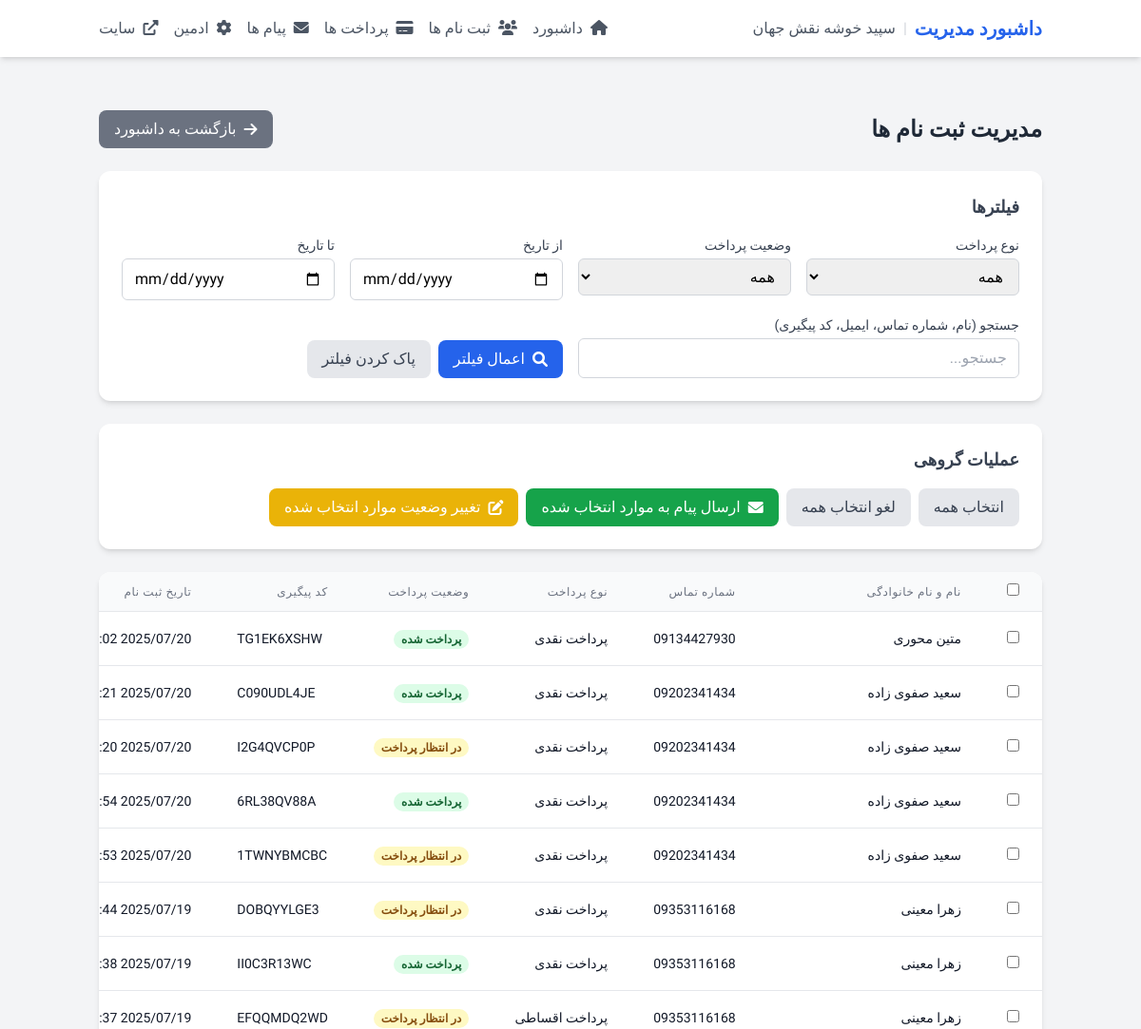
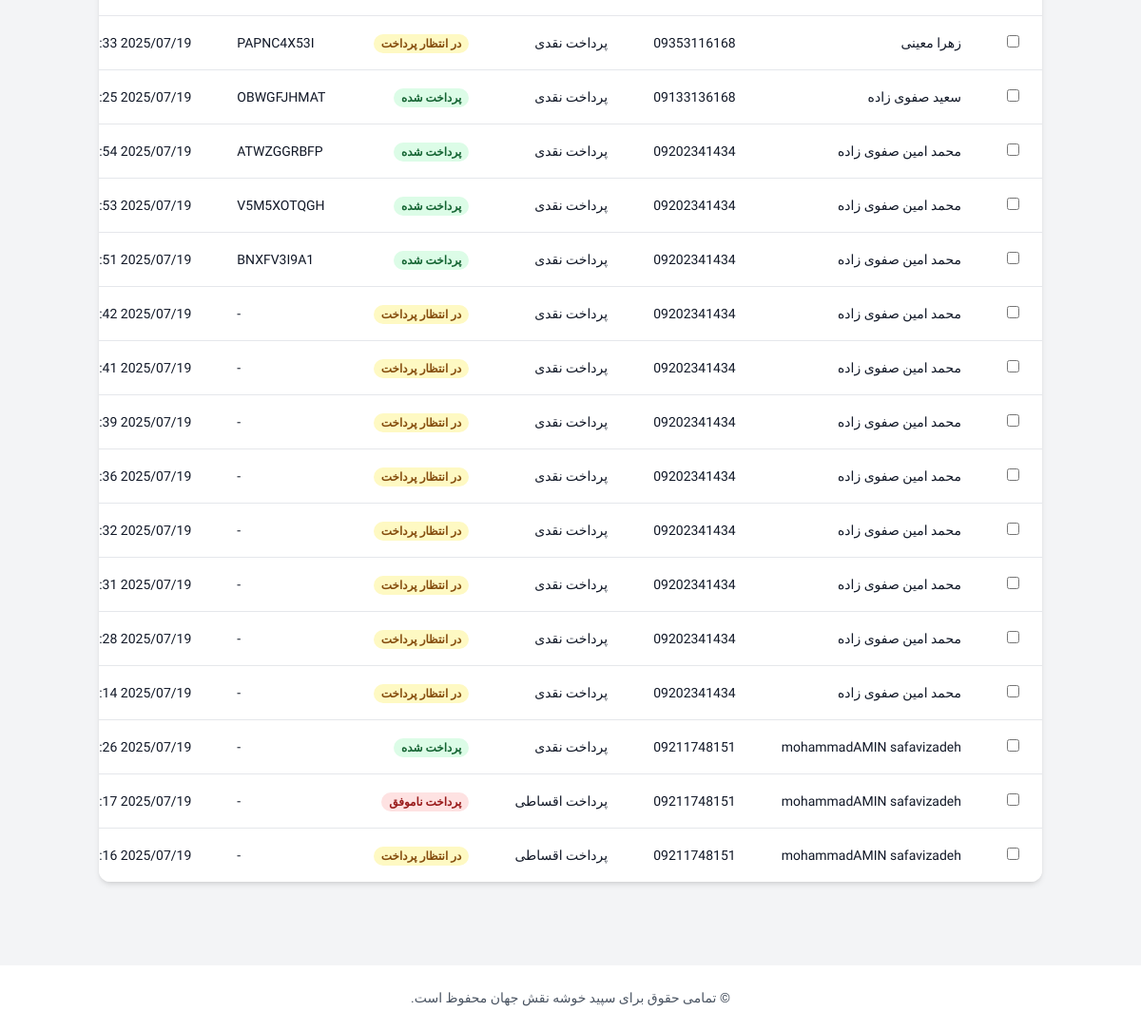
The page /dashboard/registrations/ (signed in) on the database its author committed (2 pictures, top to bottom).
### registration/models.py (models this page shows, shortened)
class Registration(models.Model):
    PAYMENT_TYPE_CHOICES = (
        ('cash', 'پرداخت نقدی'),
        ('installment', 'پرداخت اقساطی'),
    )
    PAYMENT_STATUS_CHOICES = (
        ('pending', 'در انتظار پرداخت'),
        ('paid', 'پرداخت شده'),
        ('failed', 'پرداخت ناموفق'),
    )
    name = models.CharField(max_length=100, verbose_name="نام و نام خانوادگی")
    phone = models.CharField(max_length=11, verbose_name="شماره تماس")
    payment_type = models.CharField(max_length=20, choices=PAYMENT_TYPE_CHOICES, default='cash', verbose_name="نوع پرداخت")
    payment_status = models.CharField(max_length=20, choices=PAYMENT_STATUS_CHOICES, default='pending', verbose_name="وضعیت پرداخت")
    tracking_code = models.CharField(max_length=10, unique=True, blank=True, null=True, verbose_name="کد پیگیری")
    registration_date = models.DateTimeField(auto_now_add=True, verbose_name="تاریخ ثبت نام")
    class Meta:
        verbose_name = "ثبت نام"
        verbose_name_plural = "ثبت نام ها"
        ordering = ['-registration_date']

### dashboard/views.py (the view, shortened to what this page needs)
# urls.py: path('registrations/', RegistrationListView.as_view(), name='registrations'),
class RegistrationListView(LoginRequiredMixin, View):
    def get(self, request):
        payment_type = request.GET.get('payment_type', '')
        payment_status = request.GET.get('payment_status', '')
        search_query = request.GET.get('search', '')
        date_from = request.GET.get('date_from', '')
        date_to = request.GET.get('date_to', '')
        registrations = Registration.objects.all()
        if payment_type:
            registrations = registrations.filter(payment_type=payment_type)
        if payment_status:
            registrations = registrations.filter(payment_status=payment_status)
        if date_from:
            try:
                date_from = timezone.datetime.strptime(date_from, '%Y-%m-%d')
                registrations = registrations.filter(registration_date__gte=date_from)
            except ValueError:
                pass
        context = {
            'registrations': registrations,
            'payment_type': payment_type,
            'payment_status': payment_status,
            'search_query': search_query,
            'date_from': date_from,
            'date_to': date_to,
        }
        return render(request, 'dashboard/registrations.html', context)

### templates/dashboard/registrations.html (shortened to what this page needs)
{% extends 'dashboard/base.html' %}
{% block content %}
<div class="container mx-auto px-4 py-8">
    <div class="flex justify-between items-center mb-6">
        <h1 class="text-2xl font-bold text-gray-800">مدیریت ثبت نام ها</h1>
        <div class="flex space-x-2 space-x-reverse">
            <a href="{% url 'dashboard:index' %}" class="bg-gray-500 hover:bg-gray-600 text-white py-2 px-4 rounded-lg transition duration-300 flex items-center">
                <i class="fas fa-arrow-right ml-2"></i>
                بازگشت به داشبورد
            </a>
        </div>
    </div>
    <div class="bg-white rounded-xl shadow-md p-6 mb-6">
        <h2 class="text-lg font-bold text-gray-700 mb-4">فیلترها</h2>
        <form method="get" class="grid grid-cols-1 md:grid-cols-2 lg:grid-cols-4 gap-4">
            <div>
                <label class="block text-sm font-medium text-gray-700 mb-1">نوع پرداخت</label>
                <select name="payment_type" class="w-full px-3 py-2 border border-gray-300 rounded-md focus:outline-none focus:ring-2 focus:ring-blue-500">
                    <option value="">همه</option>
                </select>
            </div>
            <div>
                <label class="block text-sm font-medium text-gray-700 mb-1">وضعیت پرداخت</label>
                <select name="payment_status" class="w-full px-3 py-2 border border-gray-300 rounded-md focus:outline-none focus:ring-2 focus:ring-blue-500">
                    <option value="">همه</option>
                </select>
            </div>
            <div>
                <label class="block text-sm font-medium text-gray-700 mb-1">از تاریخ</label>
                <input type="date" name="date_from" value="{{ date_from|date:'Y-m-d' }}" class="w-full px-3 py-2 border border-gray-300 rounded-md focus:outline-none focus:ring-2 focus:ring-blue-500">
            </div>
            <div>
                <label class="block text-sm font-medium text-gray-700 mb-1">تا تاریخ</label>
                <input type="date" name="date_to" value="{{ date_to|date:'Y-m-d' }}" class="w-full px-3 py-2 border border-gray-300 rounded-md focus:outline-none focus:ring-2 focus:ring-blue-500">
            </div>
            <div class="md:col-span-2">
                <label class="block text-sm font-medium text-gray-700 mb-1">جستجو (نام، شماره تماس، ایمیل، کد پیگیری)</label>
                <input type="text" name="search" value="{{ search_query }}" class="w-full px-3 py-2 border border-gray-300 rounded-md focus:outline-none focus:ring-2 focus:ring-blue-500" placeholder="جستجو...">
            </div>
            <div class="md:col-span-2 flex items-end">
                <button type="submit" class="bg-blue-600 hover:bg-blue-700 text-white py-2 px-4 rounded-lg transition duration-300 flex items-center">
                    <i class="fas fa-search ml-2"></i>
                    اعمال فیلتر
                </button>
                <a href="{% url 'dashboard:registrations' %}" class="mr-2 bg-gray-200 hover:bg-gray-300 text-gray-700 py-2 px-4 rounded-lg transition duration-300">
                    پاک کردن فیلتر
                </a>
            </div>
        </form>
    </div>
    <div class="bg-white rounded-xl shadow-md p-6 mb-6">
        <h2 class="text-lg font-bold text-gray-700 mb-4">عملیات گروهی</h2>
        <div class="flex flex-wrap gap-2">
            <button id="selectAllBtn" class="bg-gray-200 hover:bg-gray-300 text-gray-700 py-2 px-4 rounded-lg transition duration-300">
                انتخاب همه
            </button>
            <button id="deselectAllBtn" class="bg-gray-200 hover:bg-gray-300 text-gray-700 py-2 px-4 rounded-lg transition duration-300">
                لغو انتخاب همه
            </button>
            <button id="sendMessageBtn" class="bg-green-600 hover:bg-green-700 text-white py-2 px-4 rounded-lg transition duration-300 flex items-center">
                <i class="fas fa-envelope ml-2"></i>
                ارسال پیام به موارد انتخاب شده
            </button>
            <div class="relative">
                <button id="updateStatusBtn" class="bg-yellow-500 hover:bg-yellow-600 text-white py-2 px-4 rounded-lg transition duration-300 flex items-center">
                    <i class="fas fa-edit ml-2"></i>
                    تغییر وضعیت موارد انتخاب شده
                </button>
            </div>
        </div>
    </div>
    <div class="bg-white rounded-xl shadow-md overflow-hidden">
        <div class="overflow-x-auto">
            <table class="min-w-full divide-y divide-gray-200">
                <thead class="bg-gray-50">
                    <tr>
                        <th scope="col" class="px-6 py-3 text-right text-xs font-medium text-gray-500 uppercase tracking-wider">
                            <input type="checkbox" id="selectAll" class="rounded text-blue-600 focus:ring-blue-500">
                        </th>
                        <th scope="col" class="px-6 py-3 text-right text-xs font-medium text-gray-500 uppercase tracking-wider">
                            نام و نام خانوادگی
                        </th>
                        <th scope="col" class="px-6 py-3 text-right text-xs font-medium text-gray-500 uppercase tracking-wider">
                            شماره تماس
                        </th>
                        <th scope="col" class="px-6 py-3 text-right text-xs font-medium text-gray-500 uppercase tracking-wider">
                            نوع پرداخت
                        </th>
                        <th scope="col" class="px-6 py-3 text-right text-xs font-medium text-gray-500 uppercase tracking-wider">
                            وضعیت پرداخت
                        </th>
                        <th scope="col" class="px-6 py-3 text-right text-xs font-medium text-gray-500 uppercase tracking-wider">
                            کد پیگیری
                        </th>
                        <th scope="col" class="px-6 py-3 text-right text-xs font-medium text-gray-500 uppercase tracking-wider">
                            تاریخ ثبت نام
                        </th>
                    </tr>
                </thead>
                <tbody class="bg-white divide-y divide-gray-200">
                    {% for registration in registrations %}
                    <tr>
                        <td class="px-6 py-4 whitespace-nowrap">
                            <input type="checkbox" name="registration" value="{{ registration.id }}" class="registration-checkbox rounded text-blue-600 focus:ring-blue-500">
                        </td>
                        <td class="px-6 py-4 whitespace-nowrap">
                            <div class="text-sm font-medium text-gray-900">{{ registration.name }}</div>
                        </td>
                        <td class="px-6 py-4 whitespace-nowrap">
                            <div class="text-sm text-gray-900 ltr text-left">{{ registration.phone }}</div>
                        </td>
                        <td class="px-6 py-4 whitespace-nowrap">
                            <div class="text-sm text-gray-900">{{ registration.get_payment_type_display }}</div>
                        </td>
                        <td class="px-6 py-4 whitespace-nowrap">
                            {% if registration.payment_status == 'paid' %}
                            <span class="px-2 inline-flex text-xs leading-5 font-semibold rounded-full bg-green-100 text-green-800">
                                {{ registration.get_payment_status_display }}
                            </span>
                            {% elif registration.payment_status == 'pending' %}
                            <span class="px-2 inline-flex text-xs leading-5 font-semibold rounded-full bg-yellow-100 text-yellow-800">
                                {{ registration.get_payment_status_display }}
                            </span>
                            {% else %}
                            <span class="px-2 inline-flex text-xs leading-5 font-semibold rounded-full bg-red-100 text-red-800">
                                {{ registration.get_payment_status_display }}
                            </span>
                            {% endif %}
                        </td>
                        <td class="px-6 py-4 whitespace-nowrap">
                            <div class="text-sm text-gray-900 ltr text-left">{{ registration.tracking_code|default:"-" }}</div>
                        </td>
                        <td class="px-6 py-4 whitespace-nowrap">
                            <div class="text-sm text-gray-900">{{ registration.registration_date|date:"Y/m/d H:i" }}</div>
                        </td>
                    </tr>
                    {% empty %}
                    <tr>
                        <td colspan="8" class="px-6 py-4 text-center text-gray-500">
                            هیچ ثبت نامی یافت نشد.
                        </td>
                    </tr>
                    {% endfor %}
                </tbody>
            </table>
        </div>
    </div>
</div>
{% endblock %}

### templates/dashboard/base.html (style rules this page uses)
body { font-family: 'Vazirmatn', sans-serif; }
input, textarea, select { direction: rtl; }
.ltr { direction: ltr; }

### rows shown on the page
Registration: name "متین محوری", phone "09134427930", payment_type "پرداخت نقدی", payment_status "پرداخت شده", tracking_code "TG1EK6XSHW", registration_date "2025/07/20…"
Registration: name "سعید صفوی زاده", phone "09202341434", payment_type "پرداخت نقدی", payment_status "پرداخت شده", tracking_code "C090UDL4JE", registration_date "2025/07/20…"
Registration: name "سعید صفوی زاده", phone "09202341434", payment_type "پرداخت نقدی", payment_status "در انتظار پرداخت", tracking_code "I2G4QVCP0P", registration_date "2025/07/20…"
Registration: name "سعید صفوی زاده", phone "09202341434", payment_type "پرداخت نقدی", payment_status "پرداخت شده", tracking_code "6RL38QV88A", registration_date "2025/07/20…"
Registration: name "سعید صفوی زاده", phone "09202341434", payment_type "پرداخت نقدی", payment_status "در انتظار پرداخت", tracking_code "1TWNYBMCBC", registration_date "2025/07/20…"
Registration: name "زهرا معینی", phone "09353116168", payment_type "پرداخت نقدی", payment_status "در انتظار پرداخت", tracking_code "DOBQYYLGE3", registration_date "2025/07/19…"
Registration: name "زهرا معینی", phone "09353116168", payment_type "پرداخت نقدی", payment_status "پرداخت شده", tracking_code "II0C3R13WC", registration_date "2025/07/19…"
Registration: name "زهرا معینی", phone "09353116168", payment_type "پرداخت اقساطی", payment_status "در انتظار پرداخت", tracking_code "EFQQMDQ2WD", registration_date "2025/07/19…"
Registration: name "زهرا معینی", phone "09353116168", payment_type "پرداخت نقدی", payment_status "در انتظار پرداخت", tracking_code "PAPNC4X53I", registration_date "2025/07/19…"
Registration: name "سعید صفوی زاده", phone "09133136168", payment_type "پرداخت نقدی", payment_status "پرداخت شده", tracking_code "OBWGFJHMAT", registration_date "2025/07/19…"
Registration: name "محمد امین صفوی زاده", phone "09202341434", payment_type "پرداخت نقدی", payment_status "پرداخت شده", tracking_code "ATWZGGRBFP", registration_date "2025/07/19…"
Registration: name "محمد امین صفوی زاده", phone "09202341434", payment_type "پرداخت نقدی", payment_status "پرداخت شده", tracking_code "V5M5XOTQGH", registration_date "2025/07/19…"
Registration: name "محمد امین صفوی زاده", phone "09202341434", payment_type "پرداخت نقدی", payment_status "پرداخت شده", tracking_code "BNXFV3I9A1", registration_date "2025/07/19…"
Registration: name "محمد امین صفوی زاده", phone "09202341434", payment_type "پرداخت نقدی", payment_status "در انتظار پرداخت", tracking_code "-", registration_date "2025/07/19…"
Registration: name "محمد امین صفوی زاده", phone "09202341434", payment_type "پرداخت نقدی", payment_status "در انتظار پرداخت", tracking_code "-", registration_date "2025/07/19…"
Registration: name "محمد امین صفوی زاده", phone "09202341434", payment_type "پرداخت نقدی", payment_status "در انتظار پرداخت", tracking_code "-", registration_date "2025/07/19…"
Registration: name "محمد امین صفوی زاده", phone "09202341434", payment_type "پرداخت نقدی", payment_status "در انتظار پرداخت", tracking_code "-", registration_date "2025/07/19…"
Registration: name "محمد امین صفوی زاده", phone "09202341434", payment_type "پرداخت نقدی", payment_status "در انتظار پرداخت", tracking_code "-", registration_date "2025/07/19…"
Registration: name "محمد امین صفوی زاده", phone "09202341434", payment_type "پرداخت نقدی", payment_status "در انتظار پرداخت", tracking_code "-", registration_date "2025/07/19…"
Registration: name "محمد امین صفوی زاده", phone "09202341434", payment_type "پرداخت نقدی", payment_status "در انتظار پرداخت", tracking_code "-", registration_date "2025/07/19…"
Registration: name "محمد امین صفوی زاده", phone "09202341434", payment_type "پرداخت نقدی", payment_status "در انتظار پرداخت", tracking_code "-", registration_date "2025/07/19…"
Registration: name "mohammadAMIN safavizadeh", phone "09211748151", payment_type "پرداخت نقدی", payment_status "پرداخت شده", tracking_code "-", registration_date "2025/07/19…"
Registration: name "mohammadAMIN safavizadeh", phone "09211748151", payment_type "پرداخت اقساطی", payment_status "پرداخت ناموفق", tracking_code "-", registration_date "2025/07/19…"
Registration: name "mohammadAMIN safavizadeh", phone "09211748151", payment_type "پرداخت اقساطی", payment_status "در انتظار پرداخت", tracking_code "-", registration_date "2025/07/19…"
